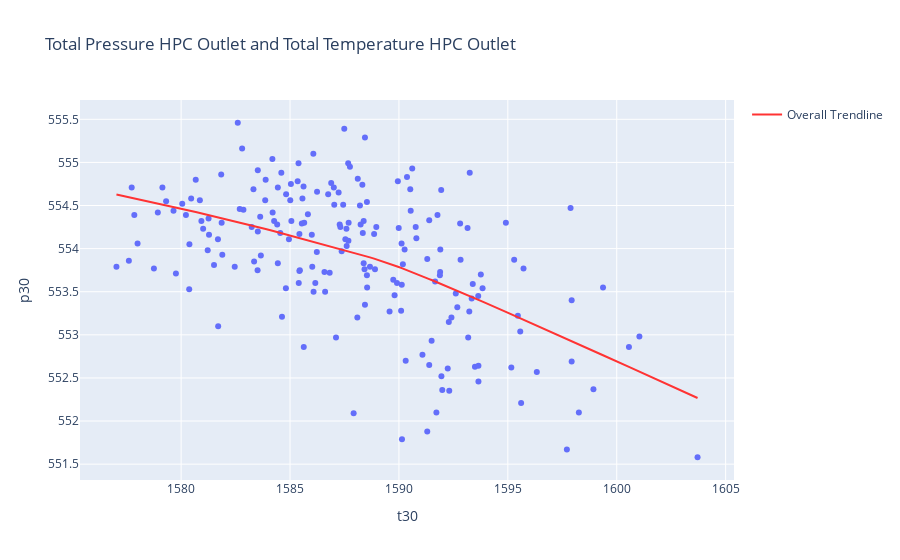

The code cell stored with this chart in its notebook:
### Code cell
figure03 = px.scatter(hpc_outlet_aircraft_engine01, x="t30", y="p30",
                       hover_name ="depart_icao",
                       trendline="lowess",
                       trendline_scope = "overall",
                       trendline_options=dict(frac=1),
                       trendline_color_override="#ff3333",
                       title="Total Pressure HPC Outlet and Total Temperature HPC Outlet")
figure03.show()

### Figure 1 — Plotly figure (JSON) as saved in the notebook; plotly's stock layout.template omitted (floating-point values rounded to 4 significant figures; data arrays with more than 128 entries replaced by an {"elided": "..."} marker saying what was removed)
{"data": [{"hovertemplate": "<b>%{hovertext}</b><br><br>t30=%{x}<br>p30=%{y}<extra></extra>", "hovertext": {"elided": "190 str values"}, "legendgroup": "", "marker": {"color": "#636efa", "symbol": "circle"}, "mode": "markers", "name": "", "orientation": "v", "showlegend": false, "type": "scatter", "x": {"elided": "190 float values"}, "xaxis": "x", "y": {"elided": "190 float values"}, "yaxis": "y"}, {"hovertemplate": "<b>LOWESS trendline</b><br><br>t30=%{x}<br>p30=%{y} <b>(trend)</b><extra></extra>", "legendgroup": "Overall Trendline", "line": {"color": "#ff3333"}, "mode": "lines", "name": "Overall Trendline", "showlegend": true, "type": "scatter", "x": {"elided": "190 float values"}, "xaxis": "x", "y": {"elided": "190 float values"}, "yaxis": "y"}], "layout": {"legend": {"tracegroupgap": 0}, "title": {"text": "Total Pressure HPC Outlet and Total Temperature HPC Outlet"}, "xaxis": {"anchor": "y", "domain": [0, 1], "title": {"text": "t30"}}, "yaxis": {"anchor": "x", "domain": [0, 1], "title": {"text": "p30"}}}}
